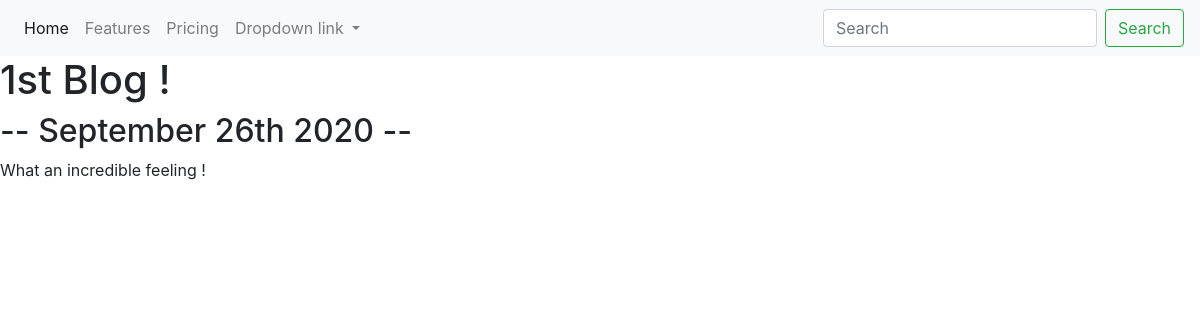
Page /blog/1/ on the committed database.
### blog/models.py (models this page shows, shortened)
class MyBlog(models.Model):
    title = models.CharField(max_length = 200)
    date = models.DateField()
    description = models.TextField(max_length = 250)

### blog/views.py (the view)
# urls.py: path('<int:blog_id>/', views.detail, name="detail"),
def detail(request, blog_id):
    post = get_object_or_404(MyBlog, pk=blog_id)
    return render (request, 'blog/detail.html', {'blog_post': post})

### blog/templates/blog/detail.html
{% extends 'portfolio/base.html' %}
{% block content %}
<h1>{{ blog_post.title }}</h1>
<h2>-- {{ blog_post.date|date:'F jS Y' }} --</h2>
{{ blog_post.description|safe }}
{% endblock %}

### rows in the picture
MyBlog: title "1st Blog !", date "September 26th 2020", description "What an incredible feeling !"
